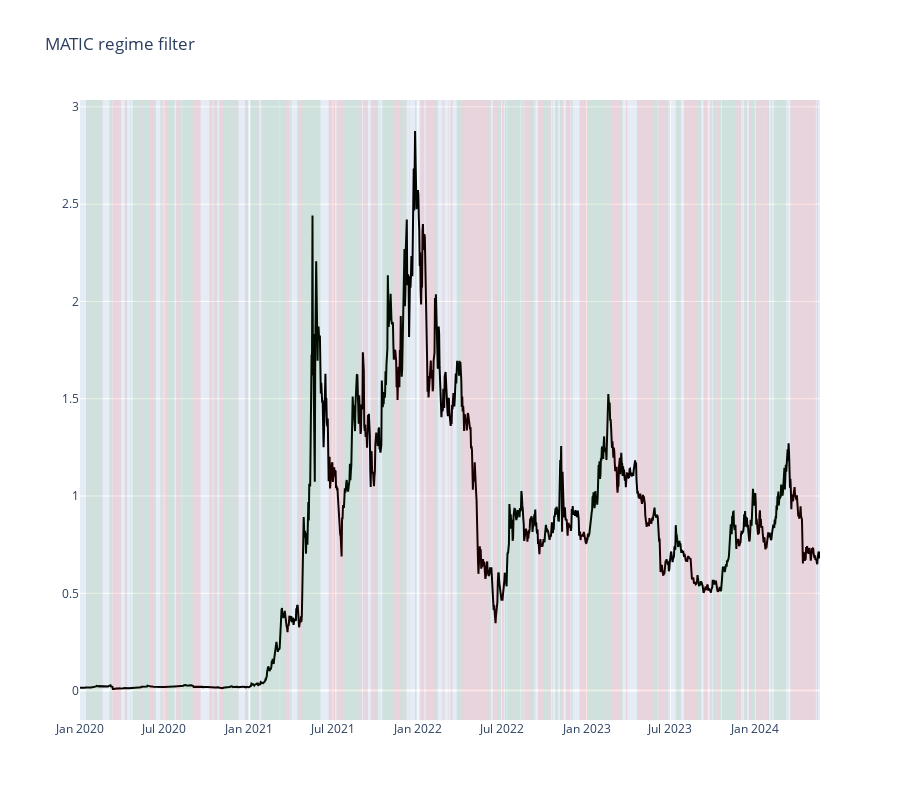
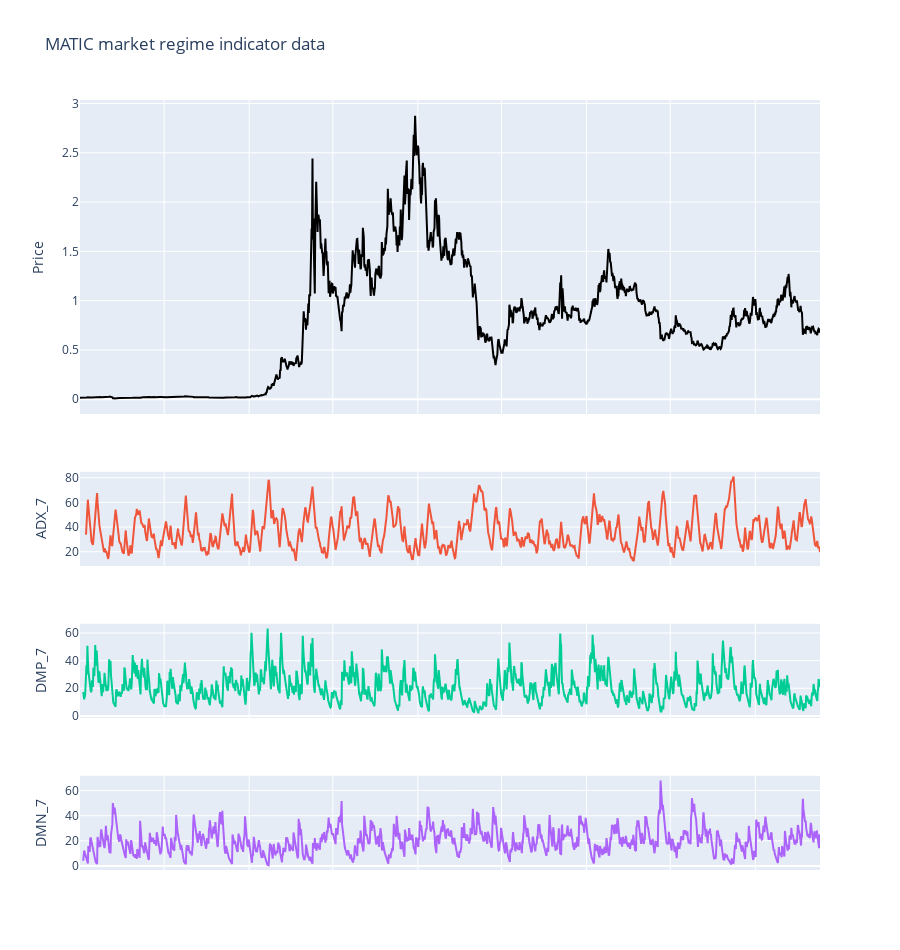

The cell these charts' notebook holds for them, in order:
### Markdown cell above
# Market regime indicator visualisation

- In this example we use ADX values as the market regime filter
- For a strategy, the regime filter can be calculated per-pair or by an index - BTC price is a popular index for all cryptocurrency markets
- Visualise the regime filter to show how well our bear/bull market flagging works
- Render a chart for each trading pair in our trading universe

First we lay out the regime filter signal on the top of price chart.

- Green: bull market regime detected
- Red: bear market regime detected
- No background colour: sideways (crab) market detected

Then we display raw ADX indicator values for the trading pair.

### Code cell
from tradeexecutor.visual.bullbear import visualise_market_regime_filter
from tradeexecutor.visual.bullbear import visualise_raw_market_regime_indicator

for pair_desc in trading_pairs:
    pair = strategy_universe.get_pair_by_human_description(pair_desc)

    # Pull the pair and its close price we are detecting regimes for
    daily_price = indicator_results.get_indicator_dataframe("daily_price", pair=pair)
    close_price = daily_price["close"]

    regime_signal = indicator_results.get_indicator_series("regime", pair=trading_pairs[0], unlimited=True)
    figure = visualise_market_regime_filter(
        close_price,
        regime_signal,
        title=f"{pair.base.token_symbol} regime filter"
    )
    figure.show()

    adx_df = indicator_results.get_indicator_dataframe("adx", pair=pair)
    figure = visualise_raw_market_regime_indicator(
        close_price,
        adx_df,
        height=500,
        indicator_height=150,
        title=f"{pair.base.token_symbol} market regime indicator data"
    )
    figure.show()

### Figure 1 — Plotly figure (JSON) as saved in the notebook; plotly's stock layout.template omitted (floating-point values rounded to 4 significant figures; data arrays with more than 128 entries replaced by an {"elided": "..."} marker saying what was removed)
{"data": [{"line": {"color": "black"}, "showlegend": false, "type": "scatter", "x": {"elided": "1602 str values"}, "y": {"elided": "1602 float values"}}], "layout": {"height": 800, "shapes": [{"fillcolor": "green", "line": {"width": 0}, "opacity": 0.1, "type": "rect", "x0": "2020-01-14T00:00:00", "x1": "2020-01-24T00:00:00", "xref": "x", "y0": 0, "y1": 1, "yref": "y domain"}, {"fillcolor": "red", "line": {"width": 0}, "opacity": 0.1, "type": "rect", "x0": "2020-01-24T00:00:00", "x1": "2020-01-27T00:00:00", "xref": "x", "y0": 0, "y1": 1, "yref": "y domain"}, {"fillcolor": "green", "line": {"width": 0}, "opacity": 0.1, "type": "rect", "x0": "2020-01-27T00:00:00", "x1": "2020-02-15T00:00:00", "xref": "x", "y0": 0, "y1": 1, "yref": "y domain"}, {"fillcolor": "red", "line": {"width": 0}, "opacity": 0.1, "type": "rect", "x0": "2020-02-15T00:00:00", "x1": "2020-02-18T00:00:00", "xref": "x", "y0": 0, "y1": 1, "yref": "y domain"}, {"fillcolor": "green", "line": {"width": 0}, "opacity": 0.1, "type": "rect", "x0": "2020-02-18T00:00:00", "x1": "2020-02-19T00:00:00", "xref": "x", "y0": 0, "y1": 1, "yref": "y domain"}, {"fillcolor": "green", "line": {"width": 0}, "opacity": 0.1, "type": "rect", "x0": "2020-03-05T00:00:00", "x1": "2020-03-09T00:00:00", "xref": "x", "y0": 0, "y1": 1, "yref": "y domain"}, {"fillcolor": "red", "line": {"width": 0}, "opacity": 0.1, "type": "rect", "x0": "2020-03-09T00:00:00", "x1": "2020-03-10T00:00:00", "xref": "x", "y0": 0, "y1": 1, "yref": "y domain"}, {"fillcolor": "red", "line": {"width": 0}, "opacity": 0.1, "type": "rect", "x0": "2020-03-11T00:00:00", "x1": "2020-03-30T00:00:00", "xref": "x", "y0": 0, "y1": 1, "yref": "y domain"}, {"fillcolor": "green", "line": {"width": 0}, "opacity": 0.1, "type": "rect", "x0": "2020-04-07T00:00:00", "x1": "2020-04-10T00:00:00", "xref": "x", "y0": 0, "y1": 1, "yref": "y domain"}, {"fillcolor": "red", "line": {"width": 0}, "opacity": 0.1, "type": "rect", "x0": "2020-04-10T00:00:00", "x1": "2020-04-12T00:00:00", "xref": "x", "y0": 0, "y1": 1, "yref": "y domain"}, {"fillcolor": "green", "line": {"width": 0}, "opacity": 0.1, "type": "rect", "x0": "2020-04-19T00:00:00", "x1": "2020-04-20T00:00:00", "xref": "x", "y0": 0, "y1": 1, "yref": "y domain"}, {"fillcolor": "green", "line": {"width": 0}, "opacity": 0.1, "type": "rect", "x0": "2020-04-24T00:00:00", "x1": "2020-05-10T00:00:00", "xref": "x", "y0": 0, "y1": 1, "yref": "y domain"}, {"fillcolor": "red", "line": {"width": 0}, "opacity": 0.1, "type": "rect", "x0": "2020-05-10T00:00:00", "x1": "2020-05-12T00:00:00", "xref": "x", "y0": 0, "y1": 1, "yref": "y domain"}, {"fillcolor": "green", "line": {"width": 0}, "opacity": 0.1, "type": "rect", "x0": "2020-05-12T00:00:00", "x1": "2020-05-31T00:00:00", "xref": "x", "y0": 0, "y1": 1, "yref": "y domain"}, {"fillcolor": "red", "line": {"width": 0}, "opacity": 0.1, "type": "rect", "x0": "2020-05-31T00:00:00", "x1": "2020-06-10T00:00:00", "xref": "x", "y0": 0, "y1": 1, "yref": "y domain"}, {"fillcolor": "green", "line": {"width": 0}, "opacity": 0.1, "type": "rect", "x0": "2020-06-10T00:00:00", "x1": "2020-06-11T00:00:00", "xref": "x", "y0": 0, "y1": 1, "yref": "y domain"}, {"fillcolor": "red", "line": {"width": 0}, "opacity": 0.1, "type": "rect", "x0": "2020-06-11T00:00:00", "x1": "2020-06-13T00:00:00", "xref": "x", "y0": 0, "y1": 1, "yref": "y domain"}, {"fillcolor": "green", "line": {"width": 0}, "opacity": 0.1, "type": "rect", "x0": "2020-06-23T00:00:00", "x1": "2020-06-26T00:00:00", "xref": "x", "y0": 0, "y1": 1, "yref": "y domain"}, {"fillcolor": "red", "line": {"width": 0}, "opacity": 0.1, "type": "rect", "x0": "2020-06-27T00:00:00", "x1": "2020-07-08T00:00:00", "xref": "x", "y0": 0, "y1": 1, "yref": "y domain"}, {"fillcolor": "green", "line": {"width": 0}, "opacity": 0.1, "type": "rect", "x0": "2020-07-08T00:00:00", "x1": "2020-07-24T00:00:00", "xref": "x", "y0": 0, "y1": 1, "yref": "y domain"}, {"fillcolor": "red", "line": {"width": 0}, "opacity": 0.1, "type": "rect", "x0": "2020-07-27T00:00:00", "x1": "2020-08-05T00:00:00", "xref": "x", "y0": 0, "y1": 1, "yref": "y domain"}, {"fillcolor": "green", "line": {"width": 0}, "opacity": 0.1, "type": "rect", "x0": "2020-08-05T00:00:00", "x1": "2020-08-08T00:00:00", "xref": "x", "y0": 0, "y1": 1, "yref": "y domain"}, {"fillcolor": "green", "line": {"width": 0}, "opacity": 0.1, "type": "rect", "x0": "2020-08-09T00:00:00", "x1": "2020-09-01T00:00:00", "xref": "x", "y0": 0, "y1": 1, "yref": "y domain"}, {"fillcolor": "red", "line": {"width": 0}, "opacity": 0.1, "type": "rect", "x0": "2020-09-01T00:00:00", "x1": "2020-09-18T00:00:00", "xref": "x", "y0": 0, "y1": 1, "yref": "y domain"}, {"fillcolor": "red", "line": {"width": 0}, "opacity": 0.1, "type": "rect", "x0": "2020-10-07T00:00:00", "x1": "2020-10-12T00:00:00", "xref": "x", "y0": 0, "y1": 1, "yref": "y domain"}, {"fillcolor": "green", "line": {"width": 0}, "opacity": 0.1, "type": "rect", "x0": "2020-10-12T00:00:00", "x1": "2020-10-13T00:00:00", "xref": "x", "y0": 0, "y1": 1, "yref": "y domain"}, {"fillcolor": "red", "line": {"width": 0}, "opacity": 0.1, "type": "rect", "x0": "2020-10-13T00:00:00", "x1": "2020-10-14T00:00:00", "xref": "x", "y0": 0, "y1": 1, "yref": "y domain"}, {"fillcolor": "red", "line": {"width": 0}, "opacity": 0.1, "type": "rect", "x0": "2020-10-16T00:00:00", "x1": "2020-10-22T00:00:00", "xref": "x", "y0": 0, "y1": 1, "yref": "y domain"}, {"fillcolor": "green", "line": {"width": 0}, "opacity": 0.1, "type": "rect", "x0": "2020-10-22T00:00:00", "x1": "2020-10-24T00:00:00", "xref": "x", "y0": 0, "y1": 1, "yref": "y domain"}, {"fillcolor": "red", "line": {"width": 0}, "opacity": 0.1, "type": "rect", "x0": "2020-10-28T00:00:00", "x1": "2020-11-06T00:00:00", "xref": "x", "y0": 0, "y1": 1, "yref": "y domain"}, {"fillcolor": "green", "line": {"width": 0}, "opacity": 0.1, "type": "rect", "x0": "2020-11-06T00:00:00", "x1": "2020-11-26T00:00:00", "xref": "x", "y0": 0, "y1": 1, "yref": "y domain"}, {"fillcolor": "red", "line": {"width": 0}, "opacity": 0.1, "type": "rect", "x0": "2020-11-26T00:00:00", "x1": "2020-11-28T00:00:00", "xref": "x", "y0": 0, "y1": 1, "yref": "y domain"}, {"fillcolor": "green", "line": {"width": 0}, "opacity": 0.1, "type": "rect", "x0": "2020-11-28T00:00:00", "x1": "2020-12-01T00:00:00", "xref": "x", "y0": 0, "y1": 1, "yref": "y domain"}, {"fillcolor": "red", "line": {"width": 0}, "opacity": 0.1, "type": "rect", "x0": "2020-12-01T00:00:00", "x1": "2020-12-03T00:00:00", "xref": "x", "y0": 0, "y1": 1, "yref": "y domain"}, {"fillcolor": "green", "line": {"width": 0}, "opacity": 0.1, "type": "rect", "x0": "2020-12-03T00:00:00", "x1": "2020-12-08T00:00:00", "xref": "x", "y0": 0, "y1": 1, "yref": "y domain"}, {"fillcolor": "red", "line": {"width": 0}, "opacity": 0.1, "type": "rect", "x0": "2020-12-08T00:00:00", "x1": "2020-12-09T00:00:00", "xref": "x", "y0": 0, "y1": 1, "yref": "y domain"}, {"fillcolor": "red", "line": {"width": 0}, "opacity": 0.1, "type": "rect", "x0": "2020-12-23T00:00:00", "x1": "2020-12-26T00:00:00", "xref": "x", "y0": 0, "y1": 1, "yref": "y domain"}, {"fillcolor": "green", "line": {"width": 0}, "opacity": 0.1, "type": "rect", "x0": "2020-12-26T00:00:00", "x1": "2020-12-30T00:00:00", "xref": "x", "y0": 0, "y1": 1, "yref": "y domain"}, {"fillcolor": "green", "line": {"width": 0}, "opacity": 0.1, "type": "rect", "x0": "2021-01-04T00:00:00", "x1": "2021-01-21T00:00:00", "xref": "x", "y0": 0, "y1": 1, "yref": "y domain"}, {"fillcolor": "red", "line": {"width": 0}, "opacity": 0.1, "type": "rect", "x0": "2021-01-21T00:00:00", "x1": "2021-01-23T00:00:00", "xref": "x", "y0": 0, "y1": 1, "yref": "y domain"}, {"fillcolor": "green", "line": {"width": 0}, "opacity": 0.1, "type": "rect", "x0": "2021-01-27T00:00:00", "x1": "2021-03-08T00:00:00", "xref": "x", "y0": 0, "y1": 1, "yref": "y domain"}, {"fillcolor": "green", "line": {"width": 0}, "opacity": 0.1, "type": "rect", "x0": "2021-03-09T00:00:00", "x1": "2021-03-22T00:00:00", "xref": "x", "y0": 0, "y1": 1, "yref": "y domain"}, {"fillcolor": "red", "line": {"width": 0}, "opacity": 0.1, "type": "rect", "x0": "2021-03-22T00:00:00", "x1": "2021-03-28T00:00:00", "xref": "x", "y0": 0, "y1": 1, "yref": "y domain"}, {"fillcolor": "green", "line": {"width": 0}, "opacity": 0.1, "type": "rect", "x0": "2021-03-29T00:00:00", "x1": "2021-04-01T00:00:00", "xref": "x", "y0": 0, "y1": 1, "yref": "y domain"}, {"fillcolor": "green", "line": {"width": 0}, "opacity": 0.1, "type": "rect", "x0": "2021-04-02T00:00:00", "x1": "2021-04-03T00:00:00", "xref": "x", "y0": 0, "y1": 1, "yref": "y domain"}, {"fillcolor": "green", "line": {"width": 0}, "opacity": 0.1, "type": "rect", "x0": "2021-04-15T00:00:00", "x1": "2021-04-18T00:00:00", "xref": "x", "y0": 0, "y1": 1, "yref": "y domain"}, {"fillcolor": "red", "line": {"width": 0}, "opacity": 0.1, "type": "rect", "x0": "2021-04-18T00:00:00", "x1": "2021-04-26T00:00:00", "xref": "x", "y0": 0, "y1": 1, "yref": "y domain"}, {"fillcolor": "green", "line": {"width": 0}, "opacity": 0.1, "type": "rect", "x0": "2021-04-26T00:00:00", "x1": "2021-05-23T00:00:00", "xref": "x", "y0": 0, "y1": 1, "yref": "y domain"}, {"fillcolor": "red", "line": {"width": 0}, "opacity": 0.1, "type": "rect", "x0": "2021-05-23T00:00:00", "x1": "2021-05-24T00:00:00", "xref": "x", "y0": 0, "y1": 1, "yref": "y domain"}, {"fillcolor": "green", "line": {"width": 0}, "opacity": 0.1, "type": "rect", "x0": "2021-05-24T00:00:00", "x1": "2021-06-04T00:00:00", "xref": "x", "y0": 0, "y1": 1, "yref": "y domain"}, {"fillcolor": "red", "line": {"width": 0}, "opacity": 0.1, "type": "rect", "x0": "2021-06-22T00:00:00", "x1": "2021-07-06T00:00:00", "xref": "x", "y0": 0, "y1": 1, "yref": "y domain"}, {"fillcolor": "red", "line": {"width": 0}, "opacity": 0.1, "type": "rect", "x0": "2021-07-09T00:00:00", "x1": "2021-07-23T00:00:00", "xref": "x", "y0": 0, "y1": 1, "yref": "y domain"}, {"fillcolor": "green", "line": {"width": 0}, "opacity": 0.1, "type": "rect", "x0": "2021-07-23T00:00:00", "x1": "2021-08-26T00:00:00", "xref": "x", "y0": 0, "y1": 1, "yref": "y domain"}, {"fillcolor": "red", "line": {"width": 0}, "opacity": 0.1, "type": "rect", "x0": "2021-08-26T00:00:00", "x1": "2021-09-02T00:00:00", "xref": "x", "y0": 0, "y1": 1, "yref": "y domain"}, {"fillcolor": "green", "line": {"width": 0}, "opacity": 0.1, "type": "rect", "x0": "2021-09-04T00:00:00", "x1": "2021-09-07T00:00:00", "xref": "x", "y0": 0, "y1": 1, "yref": "y domain"}, {"fillcolor": "red", "line": {"width": 0}, "opacity": 0.1, "type": "rect", "x0": "2021-09-07T00:00:00", "x1": "2021-09-15T00:00:00", "xref": "x", "y0": 0, "y1": 1, "yref": "y domain"}, {"fillcolor": "red", "line": {"width": 0}, "opacity": 0.1, "type": "rect", "x0": "2021-09-21T00:00:00", "x1": "2021-10-01T00:00:00", "xref": "x", "y0": 0, "y1": 1, "yref": "y domain"}, {"fillcolor": "green", "line": {"width": 0}, "opacity": 0.1, "type": "rect", "x0": "2021-10-01T00:00:00", "x1": "2021-10-06T00:00:00", "xref": "x", "y0": 0, "y1": 1, "yref": "y domain"}, {"fillcolor": "red", "line": {"width": 0}, "opacity": 0.1, "type": "rect", "x0": "2021-10-06T00:00:00", "x1": "2021-10-07T00:00:00", "xref": "x", "y0": 0, "y1": 1, "yref": "y domain"}, {"fillcolor": "green", "line": {"width": 0}, "opacity": 0.1, "type": "rect", "x0": "2021-10-09T00:00:00", "x1": "2021-10-10T00:00:00", "xref": "x", "y0": 0, "y1": 1, "yref": "y domain"}, {"fillcolor": "green", "line": {"width": 0}, "opacity": 0.1, "type": "rect", "x0": "2021-10-16T00:00:00", "x1": "2021-11-09T00:00:00", "xref": "x", "y0": 0, "y1": 1, "yref": "y domain"}, {"fillcolor": "red", "line": {"width": 0}, "opacity": 0.1, "type": "rect", "x0": "2021-11-09T00:00:00", "x1": "2021-11-24T00:00:00", "xref": "x", "y0": 0, "y1": 1, "yref": "y domain"}, {"fillcolor": "green", "line": {"width": 0}, "opacity": 0.1, "type": "rect", "x0": "2021-11-24T00:00:00", "x1": "2021-11-28T00:00:00", "xref": "x", "y0": 0, "y1": 1, "yref": "y domain"}, {"fillcolor": "red", "line": {"width": 0}, "opacity": 0.1, "type": "rect", "x0": "2021-11-28T00:00:00", "x1": "2021-11-29T00:00:00", "xref": "x", "y0": 0, "y1": 1, "yref": "y domain"}, {"fillcolor": "green", "line": {"width": 0}, "opacity": 0.1, "type": "rect", "x0": "2021-11-29T00:00:00", "x1": "2021-12-04T00:00:00", "xref": "x", "y0": 0, "y1": 1, "yref": "y domain"}, {"fillcolor": "red", "line": {"width": 0}, "opacity": 0.1, "type": "rect", "x0": "2021-12-04T00:00:00", "x1": "2021-12-07T00:00:00", "xref": "x", "y0": 0, "y1": 1, "yref": "y domain"}, {"fillcolor": "green", "line": {"width": 0}, "opacity": 0.1, "type": "rect", "x0": "2021-12-07T00:00:00", "x1": "2021-12-08T00:00:00", "xref": "x", "y0": 0, "y1": 1, "yref": "y domain"}, {"fillcolor": "red", "line": {"width": 0}, "opacity": 0.1, "type": "rect", "x0": "2021-12-14T00:00:00", "x1": "2021-12-15T00:00:00", "xref": "x", "y0": 0, "y1": 1, "yref": "y domain"}, {"fillcolor": "green", "line": {"width": 0}, "opacity": 0.1, "type": "rect", "x0": "2021-12-26T00:00:00", "x1": "2021-12-29T00:00:00", "xref": "x", "y0": 0, "y1": 1, "yref": "y domain"}, {"fillcolor": "red", "line": {"width": 0}, "opacity": 0.1, "type": "rect", "x0": "2022-01-06T00:00:00", "x1": "2022-01-12T00:00:00", "xref": "x", "y0": 0, "y1": 1, "yref": "y domain"}, {"fillcolor": "green", "line": {"width": 0}, "opacity": 0.1, "type": "rect", "x0": "2022-01-12T00:00:00", "x1": "2022-01-13T00:00:00", "xref": "x", "y0": 0, "y1": 1, "yref": "y domain"}, {"fillcolor": "red", "line": {"width": 0}, "opacity": 0.1, "type": "rect", "x0": "2022-01-13T00:00:00", "x1": "2022-01-15T00:00:00", "xref": "x", "y0": 0, "y1": 1, "yref": "y domain"}, {"fillcolor": "red", "line": {"width": 0}, "opacity": 0.1, "type": "rect", "x0": "2022-01-18T00:00:00", "x1": "2022-02-07T00:00:00", "xref": "x", "y0": 0, "y1": 1, "yref": "y domain"}, {"fillcolor": "green", "line": {"width": 0}, "opacity": 0.1, "type": "rect", "x0": "2022-02-07T00:00:00", "x1": "2022-02-12T00:00:00", "xref": "x", "y0": 0, "y1": 1, "yref": "y domain"}, {"fillcolor": "red", "line": {"width": 0}, "opacity": 0.1, "type": "rect", "x0": "2022-02-12T00:00:00", "x1": "2022-02-13T00:00:00", "xref": "x", "y0": 0, "y1": 1, "yref": "y domain"}, {"fillcolor": "red", "line": {"width": 0}, "opacity": 0.1, "type": "rect", "x0": "2022-02-22T00:00:00", "x1": "2022-02-23T00:00:00", "xref": "x", "y0": 0, "y1": 1, "yref": "y domain"}, {"fillcolor": "red", "line": {"width": 0}, "opacity": 0.1, "type": "rect", "x0": "2022-02-24T00:00:00", "x1": "2022-02-26T00:00:00", "xref": "x", "y0": 0, "y1": 1, "yref": "y domain"}, {"fillcolor": "red", "line": {"width": 0}, "opacity": 0.1, "type": "rect", "x0": "2022-02-27T00:00:00", "x1": "2022-02-28T00:00:00", "xref": "x", "y0": 0, "y1": 1, "yref": "y domain"}, {"fillcolor": "red", "line": {"width": 0}, "opacity": 0.1, "type": "rect", "x0": "2022-03-08T00:00:00", "x1": "2022-03-09T00:00:00", "xref": "x", "y0": 0, "y1": 1, "yref": "y domain"}, {"fillcolor": "red", "line": {"width": 0}, "opacity": 0.1, "type": "rect", "x0": "2022-03-13T00:00:00", "x1": "2022-03-17T00:00:00", "xref": "x", "y0": 0, "y1": 1, "yref": "y domain"}, {"fillcolor": "green", "line": {"width": 0}, "opacity": 0.1, "type": "rect", "x0": "2022-03-26T00:00:00", "x1": "2022-04-05T00:00:00", "xref": "x", "y0": 0, "y1": 1, "yref": "y domain"}, {"fillcolor": "red", "line": {"width": 0}, "opacity": 0.1, "type": "rect", "x0": "2022-04-05T00:00:00", "x1": "2022-05-30T00:00:00", "xref": "x", "y0": 0, "y1": 1, "yref": "y domain"}, {"fillcolor": "green", "line": {"width": 0}, "opacity": 0.1, "type": "rect", "x0": "2022-05-30T00:00:00", "x1": "2022-06-01T00:00:00", "xref": "x", "y0": 0, "y1": 1, "yref": "y domain"}, {"fillcolor": "red", "line": {"width": 0}, "opacity": 0.1, "type": "rect", "x0": "2022-06-01T00:00:00", "x1": "2022-06-06T00:00:00", "xref": "x", "y0": 0, "y1": 1, "yref": "y domain"}, {"fillcolor": "green", "line": {"width": 0}, "opacity": 0.1, "type": "rect", "x0": "2022-06-06T00:00:00", "x1": "2022-06-08T00:00:00", "xref": "x", "y0": 0, "y1": 1, "yref": "y domain"}, {"fillcolor": "red", "line": {"width": 0}, "opacity": 0.1, "type": "rect", "x0": "2022-06-12T00:00:00", "x1": "2022-06-23T00:00:00", "xref": "x", "y0": 0, "y1": 1, "yref": "y domain"}, {"fillcolor": "green", "line": {"width": 0}, "opacity": 0.1, "type": "rect", "x0": "2022-06-23T00:00:00", "x1": "2022-06-29T00:00:00", "xref": "x", "y0": 0, "y1": 1, "yref": "y domain"}, {"fillcolor": "red", "line": {"width": 0}, "opacity": 0.1, "type": "rect", "x0": "2022-06-29T00:00:00", "x1": "2022-07-05T00:00:00", "xref": "x", "y0": 0, "y1": 1, "yref": "y domain"}, {"fillcolor": "green", "line": {"width": 0}, "opacity": 0.1, "type": "rect", "x0": "2022-07-05T00:00:00", "x1": "2022-07-06T00:00:00", "xref": "x", "y0": 0, "y1": 1, "yref": "y domain"}, {"fillcolor": "green", "line": {"width": 0}, "opacity": 0.1, "type": "rect", "x0": "2022-07-08T00:00:00", "x1": "2022-07-12T00:00:00", "xref": "x", "y0": 0, "y1": 1, "yref": "y domain"}, {"fillcolor": "green", "line": {"width": 0}, "opacity": 0.1, "type": "rect", "x0": "2022-07-13T00:00:00", "x1": "2022-07-25T00:00:00", "xref": "x", "y0": 0, "y1": 1, "yref": "y domain"}, {"fillcolor": "red", "line": {"width": 0}, "opacity": 0.1, "type": "rect", "x0": "2022-07-25T00:00:00", "x1": "2022-07-27T00:00:00", "xref": "x", "y0": 0, "y1": 1, "yref": "y domain"}, {"fillcolor": "green", "line": {"width": 0}, "opacity": 0.1, "type": "rect", "x0": "2022-07-27T00:00:00", "x1": "2022-08-11T00:00:00", "xref": "x", "y0": 0, "y1": 1, "yref": "y domain"}, {"fillcolor": "green", "line": {"width": 0}, "opacity": 0.1, "type": "rect", "x0": "2022-08-13T00:00:00", "x1": "2022-08-17T00:00:00", "xref": "x", "y0": 0, "y1": 1, "yref": "y domain"}, {"fillcolor": "red", "line": {"width": 0}, "opacity": 0.1, "type": "rect", "x0": "2022-08-17T00:00:00", "x1": "2022-08-18T00:00:00", "xref": "x", "y0": 0, "y1": 1, "yref": "y domain"}, {"fillcolor": "red", "line": {"width": 0}, "opacity": 0.1, "type": "rect", "x0": "2022-08-19T00:00:00", "x1": "2022-09-01T00:00:00", "xref": "x", "y0": 0, "y1": 1, "yref": "y domain"}, {"fillcolor": "green", "line": {"width": 0}, "opacity": 0.1, "type": "rect", "x0": "2022-09-01T00:00:00", "x1": "2022-09-06T00:00:00", "xref": "x", "y0": 0, "y1": 1, "yref": "y domain"}, {"fillcolor": "red", "line": {"width": 0}, "opacity": 0.1, "type": "rect", "x0": "2022-09-06T00:00:00", "x1": "2022-09-09T00:00:00", "xref": "x", "y0": 0, "y1": 1, "yref": "y domain"}, {"fillcolor": "green", "line": {"width": 0}, "opacity": 0.1, "type": "rect", "x0": "2022-09-09T00:00:00", "x1": "2022-09-10T00:00:00", "xref": "x", "y0": 0, "y1": 1, "yref": "y domain"}, {"fillcolor": "green", "line": {"width": 0}, "opacity": 0.1, "type": "rect", "x0": "2022-09-12T00:00:00", "x1": "2022-09-13T00:00:00", "xref": "x", "y0": 0, "y1": 1, "yref": "y domain"}, {"fillcolor": "red", "line": {"width": 0}, "opacity": 0.1, "type": "rect", "x0": "2022-09-18T00:00:00", "x1": "2022-09-30T00:00:00", "xref": "x", "y0": 0, "y1": 1, "yref": "y domain"}, {"fillcolor": "green", "line": {"width": 0}, "opacity": 0.1, "type": "rect", "x0": "2022-09-30T00:00:00", "x1": "2022-10-11T00:00:00", "xref": "x", "y0": 0, "y1": 1, "yref": "y domain"}, {"fillcolor": "red", "line": {"width": 0}, "opacity": 0.1, "type": "rect", "x0": "2022-10-11T00:00:00", "x1": "2022-10-16T00:00:00", "xref": "x", "y0": 0, "y1": 1, "yref": "y domain"}, {"fillcolor": "green", "line": {"width": 0}, "opacity": 0.1, "type": "rect", "x0": "2022-10-19T00:00:00", "x1": "2022-10-20T00:00:00", "xref": "x", "y0": 0, "y1": 1, "yref": "y domain"}, {"fillcolor": "green", "line": {"width": 0}, "opacity": 0.1, "type": "rect", "x0": "2022-10-25T00:00:00", "x1": "2022-10-31T00:00:00", "xref": "x", "y0": 0, "y1": 1, "yref": "y domain"}, {"fillcolor": "green", "line": {"width": 0}, "opacity": 0.1, "type": "rect", "x0": "2022-11-04T00:00:00", "x1": "2022-11-09T00:00:00", "xref": "x", "y0": 0, "y1": 1, "yref": "y domain"}, {"fillcolor": "red", "line": {"width": 0}, "opacity": 0.1, "type": "rect", "x0": "2022-11-09T00:00:00", "x1": "2022-11-12T00:00:00", "xref": "x", "y0": 0, "y1": 1, "yref": "y domain"}, {"fillcolor": "red", "line": {"width": 0}, "opacity": 0.1, "type": "rect", "x0": "2022-11-17T00:00:00", "x1": "2022-11-27T00:00:00", "xref": "x", "y0": 0, "y1": 1, "yref": "y domain"}, {"fillcolor": "red", "line": {"width": 0}, "opacity": 0.1, "type": "rect", "x0": "2022-11-29T00:00:00", "x1": "2022-11-30T00:00:00", "xref": "x", "y0": 0, "y1": 1, "yref": "y domain"}, {"fillcolor": "green", "line": {"width": 0}, "opacity": 0.1, "type": "rect", "x0": "2022-11-30T00:00:00", "x1": "2022-12-02T00:00:00", "xref": "x", "y0": 0, "y1": 1, "yref": "y domain"}, {"fillcolor": "red", "line": {"width": 0}, "opacity": 0.1, "type": "rect", "x0": "2022-12-17T00:00:00", "x1": "2023-01-04T00:00:00", "xref": "x", "y0": 0, "y1": 1, "yref": "y domain"}, {"fillcolor": "green", "line": {"width": 0}, "opacity": 0.1, "type": "rect", "x0": "2023-01-04T00:00:00", "x1": "2023-01-06T00:00:00", "xref": "x", "y0": 0, "y1": 1, "yref": "y domain"}, {"fillcolor": "red", "line": {"width": 0}, "opacity": 0.1, "type": "rect", "x0": "2023-01-06T00:00:00", "x1": "2023-01-07T00:00:00", "xref": "x", "y0": 0, "y1": 1, "yref": "y domain"}, {"fillcolor": "green", "line": {"width": 0}, "opacity": 0.1, "type": "rect", "x0": "2023-01-07T00:00:00", "x1": "2023-02-13T00:00:00", "xref": "x", "y0": 0, "y1": 1, "yref": "y domain"}, {"fillcolor": "red", "line": {"width": 0}, "opacity": 0.1, "type": "rect", "x0": "2023-02-13T00:00:00", "x1": "2023-02-14T00:00:00", "xref": "x", "y0": 0, "y1": 1, "yref": "y domain"}, {"fillcolor": "green", "line": {"width": 0}, "opacity": 0.1, "type": "rect", "x0": "2023-02-14T00:00:00", "x1": "2023-02-22T00:00:00", "xref": "x", "y0": 0, "y1": 1, "yref": "y domain"}, {"fillcolor": "red", "line": {"width": 0}, "opacity": 0.1, "type": "rect", "x0": "2023-02-22T00:00:00", "x1": "2023-02-23T00:00:00", "xref": "x", "y0": 0, "y1": 1, "yref": "y domain"}, {"fillcolor": "green", "line": {"width": 0}, "opacity": 0.1, "type": "rect", "x0": "2023-02-23T00:00:00", "x1": "2023-02-24T00:00:00", "xref": "x", "y0": 0, "y1": 1, "yref": "y domain"}, {"fillcolor": "red", "line": {"width": 0}, "opacity": 0.1, "type": "rect", "x0": "2023-02-24T00:00:00", "x1": "2023-03-13T00:00:00", "xref": "x", "y0": 0, "y1": 1, "yref": "y domain"}, {"fillcolor": "green", "line": {"width": 0}, "opacity": 0.1, "type": "rect", "x0": "2023-03-13T00:00:00", "x1": "2023-03-15T00:00:00", "xref": "x", "y0": 0, "y1": 1, "yref": "y domain"}, {"fillcolor": "red", "line": {"width": 0}, "opacity": 0.1, "type": "rect", "x0": "2023-03-15T00:00:00", "x1": "2023-03-17T00:00:00", "xref": "x", "y0": 0, "y1": 1, "yref": "y domain"}, {"fillcolor": "green", "line": {"width": 0}, "opacity": 0.1, "type": "rect", "x0": "2023-03-17T00:00:00", "x1": "2023-03-20T00:00:00", "xref": "x", "y0": 0, "y1": 1, "yref": "y domain"}, {"fillcolor": "red", "line": {"width": 0}, "opacity": 0.1, "type": "rect", "x0": "2023-03-27T00:00:00", "x1": "2023-03-30T00:00:00", "xref": "x", "y0": 0, "y1": 1, "yref": "y domain"}, {"fillcolor": "red", "line": {"width": 0}, "opacity": 0.1, "type": "rect", "x0": "2023-04-20T00:00:00", "x1": "2023-05-26T00:00:00", "xref": "x", "y0": 0, "y1": 1, "yref": "y domain"}, {"fillcolor": "green", "line": {"width": 0}, "opacity": 0.1, "type": "rect", "x0": "2023-05-26T00:00:00", "x1": "2023-06-04T00:00:00", "xref": "x", "y0": 0, "y1": 1, "yref": "y domain"}, {"fillcolor": "red", "line": {"width": 0}, "opacity": 0.1, "type": "rect", "x0": "2023-06-05T00:00:00", "x1": "2023-06-22T00:00:00", "xref": "x", "y0": 0, "y1": 1, "yref": "y domain"}, {"fillcolor": "green", "line": {"width": 0}, "opacity": 0.1, "type": "rect", "x0": "2023-06-22T00:00:00", "x1": "2023-06-26T00:00:00", "xref": "x", "y0": 0, "y1": 1, "yref": "y domain"}, {"fillcolor": "red", "line": {"width": 0}, "opacity": 0.1, "type": "rect", "x0": "2023-06-26T00:00:00", "x1": "2023-06-27T00:00:00", "xref": "x", "y0": 0, "y1": 1, "yref": "y domain"}, {"fillcolor": "red", "line": {"width": 0}, "opacity": 0.1, "type": "rect", "x0": "2023-06-28T00:00:00", "x1": "2023-06-30T00:00:00", "xref": "x", "y0": 0, "y1": 1, "yref": "y domain"}, {"fillcolor": "green", "line": {"width": 0}, "opacity": 0.1, "type": "rect", "x0": "2023-07-13T00:00:00", "x1": "2023-07-24T00:00:00", "xref": "x", "y0": 0, "y1": 1, "yref": "y domain"}, {"fillcolor": "red", "line": {"width": 0}, "opacity": 0.1, "type": "rect", "x0": "2023-07-31T00:00:00", "x1": "2023-08-29T00:00:00", "xref": "x", "y0": 0, "y1": 1, "yref": "y domain"}, {"fillcolor": "green", "line": {"width": 0}, "opacity": 0.1, "type": "rect", "x0": "2023-08-29T00:00:00", "x1": "2023-09-06T00:00:00", "xref": "x", "y0": 0, "y1": 1, "yref": "y domain"}, {"fillcolor": "red", "line": {"width": 0}, "opacity": 0.1, "type": "rect", "x0": "2023-09-11T00:00:00", "x1": "2023-09-19T00:00:00", "xref": "x", "y0": 0, "y1": 1, "yref": "y domain"}, {"fillcolor": "green", "line": {"width": 0}, "opacity": 0.1, "type": "rect", "x0": "2023-09-19T00:00:00", "x1": "2023-09-20T00:00:00", "xref": "x", "y0": 0, "y1": 1, "yref": "y domain"}, {"fillcolor": "red", "line": {"width": 0}, "opacity": 0.1, "type": "rect", "x0": "2023-09-25T00:00:00", "x1": "2023-09-29T00:00:00", "xref": "x", "y0": 0, "y1": 1, "yref": "y domain"}, {"fillcolor": "green", "line": {"width": 0}, "opacity": 0.1, "type": "rect", "x0": "2023-10-01T00:00:00", "x1": "2023-10-09T00:00:00", "xref": "x", "y0": 0, "y1": 1, "yref": "y domain"}, {"fillcolor": "red", "line": {"width": 0}, "opacity": 0.1, "type": "rect", "x0": "2023-10-09T00:00:00", "x1": "2023-10-16T00:00:00", "xref": "x", "y0": 0, "y1": 1, "yref": "y domain"}, {"fillcolor": "green", "line": {"width": 0}, "opacity": 0.1, "type": "rect", "x0": "2023-10-16T00:00:00", "x1": "2023-10-19T00:00:00", "xref": "x", "y0": 0, "y1": 1, "yref": "y domain"}, {"fillcolor": "green", "line": {"width": 0}, "opacity": 0.1, "type": "rect", "x0": "2023-10-21T00:00:00", "x1": "2023-11-21T00:00:00", "xref": "x", "y0": 0, "y1": 1, "yref": "y domain"}, {"fillcolor": "red", "line": {"width": 0}, "opacity": 0.1, "type": "rect", "x0": "2023-11-21T00:00:00", "x1": "2023-12-01T00:00:00", "xref": "x", "y0": 0, "y1": 1, "yref": "y domain"}, {"fillcolor": "green", "line": {"width": 0}, "opacity": 0.1, "type": "rect", "x0": "2023-12-03T00:00:00", "x1": "2023-12-04T00:00:00", "xref": "x", "y0": 0, "y1": 1, "yref": "y domain"}, {"fillcolor": "green", "line": {"width": 0}, "opacity": 0.1, "type": "rect", "x0": "2023-12-08T00:00:00", "x1": "2023-12-13T00:00:00", "xref": "x", "y0": 0, "y1": 1, "yref": "y domain"}, {"fillcolor": "red", "line": {"width": 0}, "opacity": 0.1, "type": "rect", "x0": "2023-12-13T00:00:00", "x1": "2023-12-14T00:00:00", "xref": "x", "y0": 0, "y1": 1, "yref": "y domain"}, {"fillcolor": "red", "line": {"width": 0}, "opacity": 0.1, "type": "rect", "x0": "2023-12-18T00:00:00", "x1": "2023-12-22T00:00:00", "xref": "x", "y0": 0, "y1": 1, "yref": "y domain"}, {"fillcolor": "green", "line": {"width": 0}, "opacity": 0.1, "type": "rect", "x0": "2023-12-22T00:00:00", "x1": "2024-01-03T00:00:00", "xref": "x", "y0": 0, "y1": 1, "yref": "y domain"}, {"fillcolor": "red", "line": {"width": 0}, "opacity": 0.1, "type": "rect", "x0": "2024-01-03T00:00:00", "x1": "2024-01-11T00:00:00", "xref": "x", "y0": 0, "y1": 1, "yref": "y domain"}, {"fillcolor": "green", "line": {"width": 0}, "opacity": 0.1, "type": "rect", "x0": "2024-01-11T00:00:00", "x1": "2024-01-12T00:00:00", "xref": "x", "y0": 0, "y1": 1, "yref": "y domain"}, {"fillcolor": "red", "line": {"width": 0}, "opacity": 0.1, "type": "rect", "x0": "2024-01-12T00:00:00", "x1": "2024-01-28T00:00:00", "xref": "x", "y0": 0, "y1": 1, "yref": "y domain"}, {"fillcolor": "green", "line": {"width": 0}, "opacity": 0.1, "type": "rect", "x0": "2024-01-28T00:00:00", "x1": "2024-01-29T00:00:00", "xref": "x", "y0": 0, "y1": 1, "yref": "y domain"}, {"fillcolor": "red", "line": {"width": 0}, "opacity": 0.1, "type": "rect", "x0": "2024-01-29T00:00:00", "x1": "2024-01-30T00:00:00", "xref": "x", "y0": 0, "y1": 1, "yref": "y domain"}, {"fillcolor": "green", "line": {"width": 0}, "opacity": 0.1, "type": "rect", "x0": "2024-01-30T00:00:00", "x1": "2024-01-31T00:00:00", "xref": "x", "y0": 0, "y1": 1, "yref": "y domain"}, {"fillcolor": "red", "line": {"width": 0}, "opacity": 0.1, "type": "rect", "x0": "2024-02-04T00:00:00", "x1": "2024-02-06T00:00:00", "xref": "x", "y0": 0, "y1": 1, "yref": "y domain"}, {"fillcolor": "green", "line": {"width": 0}, "opacity": 0.1, "type": "rect", "x0": "2024-02-10T00:00:00", "x1": "2024-03-05T00:00:00", "xref": "x", "y0": 0, "y1": 1, "yref": "y domain"}, {"fillcolor": "red", "line": {"width": 0}, "opacity": 0.1, "type": "rect", "x0": "2024-03-05T00:00:00", "x1": "2024-03-07T00:00:00", "xref": "x", "y0": 0, "y1": 1, "yref": "y domain"}, {"fillcolor": "green", "line": {"width": 0}, "opacity": 0.1, "type": "rect", "x0": "2024-03-07T00:00:00", "x1": "2024-03-08T00:00:00", "xref": "x", "y0": 0, "y1": 1, "yref": "y domain"}, {"fillcolor": "green", "line": {"width": 0}, "opacity": 0.1, "type": "rect", "x0": "2024-03-11T00:00:00", "x1": "2024-03-12T00:00:00", "xref": "x", "y0": 0, "y1": 1, "yref": "y domain"}, {"fillcolor": "red", "line": {"width": 0}, "opacity": 0.1, "type": "rect", "x0": "2024-03-17T00:00:00", "x1": "2024-05-06T00:00:00", "xref": "x", "y0": 0, "y1": 1, "yref": "y domain"}, {"fillcolor": "green", "line": {"width": 0}, "opacity": 0.1, "type": "rect", "x0": "2024-05-06T00:00:00", "x1": "2024-05-07T00:00:00", "xref": "x", "y0": 0, "y1": 1, "yref": "y domain"}, {"fillcolor": "red", "line": {"width": 0}, "opacity": 0.1, "type": "rect", "x0": "2024-05-07T00:00:00", "x1": "2024-05-11T00:00:00", "xref": "x", "y0": 0, "y1": 1, "yref": "y domain"}, {"fillcolor": "red", "line": {"width": 0}, "opacity": 0.1, "type": "rect", "x0": "2024-05-13T00:00:00", "x1": "2024-05-16T00:00:00", "xref": "x", "y0": 0, "y1": 1, "yref": "y domain"}], "title": {"text": "MATIC regime filter"}}}

### Figure 2 — Plotly figure (JSON) as saved in the notebook; plotly's stock layout.template omitted (floating-point values rounded to 4 significant figures; data arrays with more than 128 entries replaced by an {"elided": "..."} marker saying what was removed)
{"data": [{"line": {"color": "black"}, "showlegend": false, "type": "scatter", "x": {"elided": "1602 str values"}, "xaxis": "x", "y": {"elided": "1602 float values"}, "yaxis": "y"}, {"type": "scatter", "x": {"elided": "1602 str values"}, "xaxis": "x", "y": {"elided": "1602 float values"}, "yaxis": "y2"}, {"type": "scatter", "x": {"elided": "1602 str values"}, "xaxis": "x", "y": {"elided": "1602 float values"}, "yaxis": "y3"}, {"type": "scatter", "x": {"elided": "1602 str values"}, "xaxis": "x", "y": {"elided": "1602 float values"}, "yaxis": "y4"}], "layout": {"height": 950, "hovermode": "x unified", "showlegend": false, "title": {"text": "MATIC market regime indicator data"}, "xaxis": {"anchor": "y", "domain": [0, 1], "matches": "x4", "rangeslider": {"visible": false}, "showticklabels": false}, "xaxis2": {"anchor": "y2", "domain": [0, 1], "matches": "x4", "showticklabels": false}, "xaxis3": {"anchor": "y3", "domain": [0, 1], "matches": "x4", "showticklabels": false}, "xaxis4": {"anchor": "y4", "domain": [0, 1]}, "yaxis": {"anchor": "x", "domain": [0.5921, 1], "title": {"text": "Price"}}, "yaxis2": {"anchor": "x2", "domain": [0.3947, 0.5171], "title": {"text": "ADX_7"}}, "yaxis3": {"anchor": "x3", "domain": [0.1974, 0.3197], "title": {"text": "DMP_7"}}, "yaxis4": {"anchor": "x4", "domain": [0, 0.1224], "title": {"text": "DMN_7"}}}}
